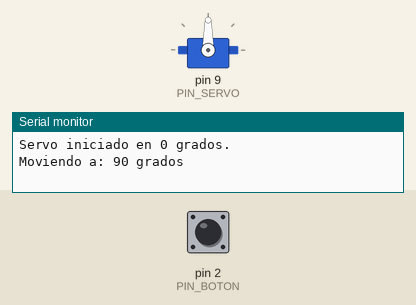
Recording of a sketch running on a simulated Arduino Uno, built with avr-gcc and run on an emulated ATmega328P. On the bench: servo, the last lines printed to the serial monitor. Inputs (shaded band) come from the test bench; at power-on: pin 2 (PIN_BOTON) HIGH.

Above: at 0.1 s.
At 1.8 s:
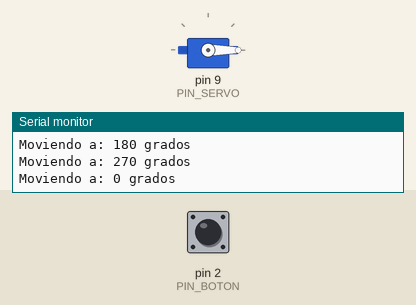
1.9 s: pin 2 (PIN_BOTON) pulled LOW for 3.2 s
At 6.1 s:
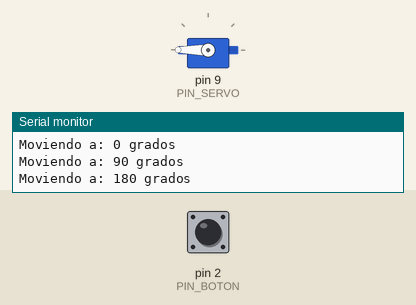
Timing chart, 0 to 12.6 s (numbered marks = the images above; inputs shaded):
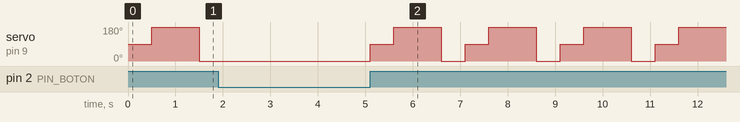

The sketch:

servo_motor.ino
```cpp
#include <Servo.h>

// --- Configuración ---
const int PIN_SERVO  = 9;   // Pin de salida del servo
const int PIN_BOTON  = 2;   // Pin del botón (con resistencia pull-up interna)
const int ANGULO_PASO = 90; // Grados por paso

Servo miServo;

int anguloActual = 0;
bool botonActual  = 0; // Estado previo del botón (HIGH = no presionado)
void setup() {
  miServo.attach(PIN_SERVO);
  miServo.write(anguloActual); // Posición inicial: 0°

  pinMode(PIN_BOTON, INPUT_PULLUP); // Activa la resistencia pull-up interna

  Serial.begin(9600);
  Serial.println("Servo iniciado en 0 grados.");
}

void loop() {
  bool botonActual = digitalRead(PIN_BOTON);


  // Detectar flanco de bajada: botón recién presionado (HIGH -> LOW)
  if (botonActual == HIGH) {
    anguloActual = (anguloActual + ANGULO_PASO) % 360;
    int anguloEscrito = anguloActual;

    miServo.write(anguloEscrito);

    Serial.print("Moviendo a: ");
    Serial.print(anguloActual);
    Serial.println(" grados");

    delay(500); // Pequeño debounce para evitar lecturas falsas
//    botonAnterior = botonActual;
  }
}
```

Measured:
- by itself, servo on pin 9 (PIN_SERVO): repeats every 2.0 s: 180° 1.0 s, 0° 0.50 s, 90° 0.50 s
